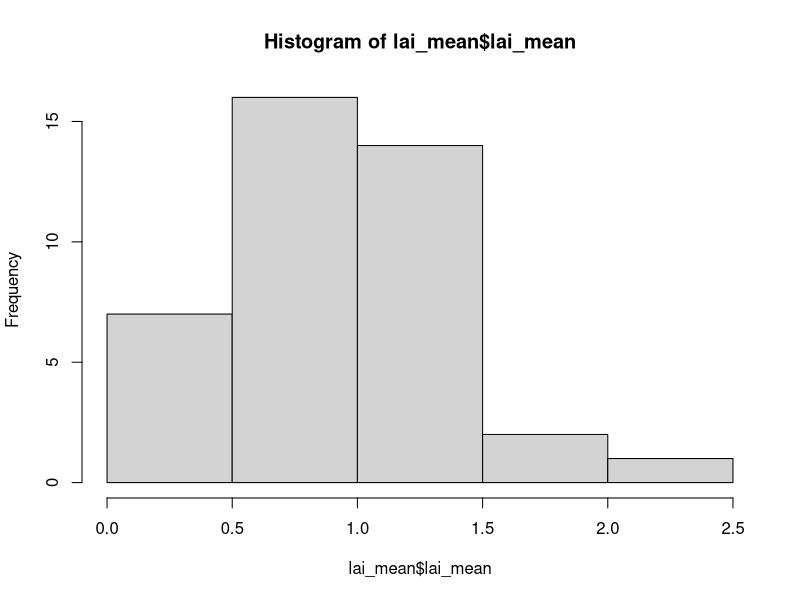
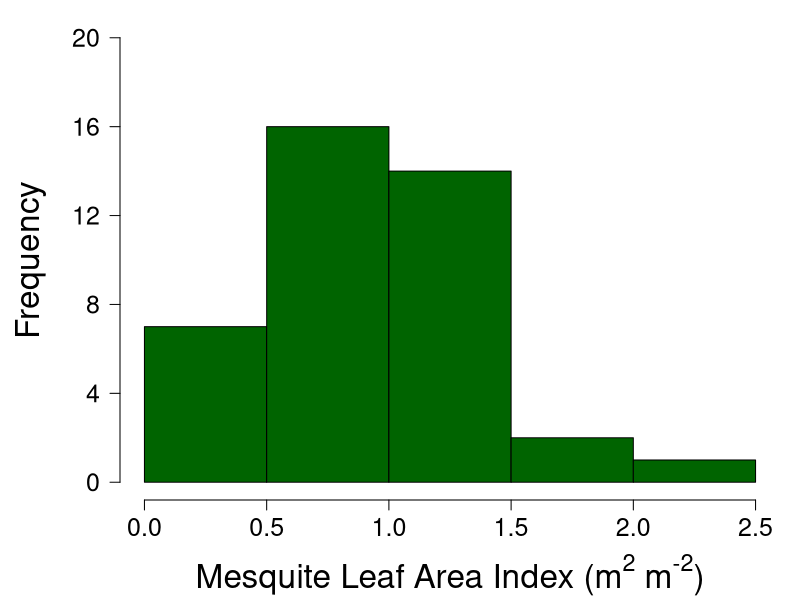

R code for these plots, in order: (Note: this script raises an error after producing the figures.)
# Scipt for analyzing the mequite data
## The script proceeds as stated questions followed by the code to analyze the data
## in response to that stated question
### TTABS figures can be found by searching for TTABS

## load libraries
library(tidyverse)
library(vioplot)
library(lme4)
library(car)
library(emmeans)

## ggplot theme
th = theme(legend.position="none", 
           axis.title.y=element_text(size=rel(1.5), colour = 'black'),
           axis.title.x=element_text(size=rel(1.5), colour = 'black'),
           axis.text.x=element_text(size=rel(1.5), colour = 'black'),
           axis.text.y=element_text(size=rel(1.5), colour = 'black'),
           panel.background = element_rect(fill = 'white', colour = 'black'),
           panel.grid.major = element_line(colour = "grey"),
           #axis.line = element_line(colour = 'black'),
           strip.text = element_text(size=rel(1)))

## read in data
sm = read.csv("../data/sm_clean.csv") # soil moisture
bm = read.csv("../data/bm_clean.csv") # biomass
lai = read.csv("../data/lai_clean.csv") # lai
sc = read.csv("../data/sc_clean.csv") # cover (species composition)

##########################################################################################
### Q1: What does the size distribution (in LAI) of the trees look like?
##########################################################################################
#### mean plot lai
lai_group_by_plot = group_by(lai, plot)
lai_mean = summarise(lai_group_by_plot, lai_mean = mean(lai))

#### create a histogram and get summary statistics
hist(lai_mean$lai_mean, breaks = 5)
mean(lai_mean$lai_mean)
sd(lai_mean$lai_mean) / sqrt(40)

#### TTABS ####
par(oma = c(0,0,0,0), mar = c(5, 6, 1, 1))
hist(lai_mean$lai_mean, breaks = seq(0, 2.5, 0.5), 
     ylim = c(0, 20), xlab = '', ylab ='', col = 'darkgreen',
     yaxt = 'n', xaxt = 'n', main = '')
axis(1, seq(0, 2.5, 0.5), cex.axis = 1.5)
axis(2, seq(0, 20, 4), cex.axis = 1.5, las = 1)
mtext(side = 1, expression('Mesquite Leaf Area Index (m'^'2' * ' m'^'-2' *')'), line = 4, cex = 2)
mtext(side = 2, expression('Frequency'), line = 3.5, cex = 2)
#### TTABS ####

lai_histogram = ggplot(data = lai_mean, aes(x = lai_mean)) +
  theme(legend.position="none", 
        axis.title.y=element_text(size=rel(3), colour = 'black'),
        axis.title.x=element_text(size=rel(2.5), colour = 'black'),
        axis.text.x=element_text(size=rel(2.5), colour = 'black'),
        axis.text.y=element_text(size=rel(2), colour = 'black'),
        panel.background = element_rect(fill = 'white', colour = 'black'),
        panel.grid.major = element_line(colour = "grey"),
        #axis.line = element_line(colour = 'black'),
        strip.text = element_text(size=rel(1))) +
  geom_histogram(fill = c('grey'), colour = 'black', binwidth = 0.25) +
  ylab('Count') +
  xlab(expression('Mesquite Leaf Area Index (m'^'2' * ' m'^'-2' *')'))

##########################################################################################
### A1: LAI is fairly normal (center just below 1), but quite a big spread
##########################################################################################

##########################################################################################
### Q2: How does mesquite presence influence soil moisture?
##########################################################################################
#### run paired t-tests for all data and each date
sm_dates = levels(sm$date)
t.test(subset(sm, location == 'under')$vwc, subset(sm, location == 'away')$vwc,
       paired = T)
t.test(subset(sm, location == 'under' & date == sm_dates[1])$vwc, 
       subset(sm, location == 'away' & date == sm_dates[1])$vwc,
       paired = T)
t.test(subset(sm, location == 'under' & date == sm_dates[2])$vwc, 
       subset(sm, location == 'away' & date == sm_dates[2])$vwc,
       paired = T)
t.test(subset(sm, location == 'under' & date == sm_dates[3])$vwc, 
       subset(sm, location == 'away' & date == sm_dates[3])$vwc,
       paired = T)
t.test(subset(sm, location == 'under' & date == sm_dates[4])$vwc, 
       subset(sm, location == 'away' & date == sm_dates[4])$vwc,
       paired = T)
t.test(subset(sm, location == 'under' & date == sm_dates[5])$vwc, 
       subset(sm, location == 'away' & date == sm_dates[5])$vwc,
       paired = T)
t.test(subset(sm, location == 'under' & date == sm_dates[6])$vwc, 
       subset(sm, location == 'away' & date == sm_dates[6])$vwc,
       paired = T)
t.test(subset(sm, location == 'under' & date == sm_dates[7])$vwc, 
       subset(sm, location == 'away' & date == sm_dates[7])$vwc,
       paired = T)
t.test(subset(sm, location == 'under' & date == sm_dates[8])$vwc, 
       subset(sm, location == 'away' & date == sm_dates[8])$vwc,
       paired = T)

#### plot the data
sm_vioplot = vioplot(subset(sm, location == 'under')$vwc, 
                     subset(sm, location == 'away')$vwc,
                     ylim = c(0, 40), yaxt = 'n',
                     names = c('Under', 'Away'),
                     col = c('grey', 'yellow'))
axis(2, seq(0, 40, 10), las = 1)

sm_vioplot_date = plot(NULL, ylim = c(0, 40), xlim = c(1, 16), yaxt = 'n', xaxt = 'n',
                       ylab = '', xlab = '')
sm_vioplot_date = vioplot(subset(sm, location == 'under' & date == sm_dates[1])$vwc, 
                     subset(sm, location == 'away' & date == sm_dates[1])$vwc,
                     subset(sm, location == 'under' & date == sm_dates[2])$vwc, 
                     subset(sm, location == 'away' & date == sm_dates[2])$vwc,
                     subset(sm, location == 'under' & date == sm_dates[3])$vwc, 
                     subset(sm, location == 'away' & date == sm_dates[3])$vwc,
                     subset(sm, location == 'under' & date == sm_dates[4])$vwc, 
                     subset(sm, location == 'away' & date == sm_dates[4])$vwc,
                     subset(sm, location == 'under' & date == sm_dates[5])$vwc, 
                     subset(sm, location == 'away' & date == sm_dates[5])$vwc,
                     subset(sm, location == 'under' & date == sm_dates[6])$vwc, 
                     subset(sm, location == 'away' & date == sm_dates[6])$vwc,
                     subset(sm, location == 'under' & date == sm_dates[7])$vwc, 
                     subset(sm, location == 'away' & date == sm_dates[7])$vwc,
                     subset(sm, location == 'under' & date == sm_dates[8])$vwc, 
                     subset(sm, location == 'away' & date == sm_dates[8])$vwc,
                     add = T,
                     col = rep(c('darkgreen', 'yellow'), times = 8),
                     ylab = '', xlab = '')
axis(2, seq(0, 40, 10), las = 1)
axis(1, seq(1, 8, 1), at = seq(1.5, 15.5, 2))
mtext(side = 1, 'Measurement Period', line = 3)
mtext(side = 2, 'VWC (%)', line = 3)
legend('topright', c('Under', 'Away'), pch = 16, col = c('grey', 'yellow'))

sm_boxplot = ggplot(data = sm, aes(x = location, y = vwc)) +
  theme(legend.position="none", 
        axis.title.y=element_text(size=rel(3), colour = 'black'),
        axis.title.x=element_text(size=rel(3), colour = 'black'),
        axis.text.x=element_text(size=rel(2.5), colour = 'black'),
        axis.text.y=element_text(size=rel(2), colour = 'black'),
        panel.background = element_rect(fill = 'white', colour = 'black'),
        panel.grid.major = element_line(colour = "grey"),
        #axis.line = element_line(colour = 'black'),
        strip.text = element_text(size=rel(1))) +
  geom_boxplot(fill = c('yellow', 'grey'), lwd = 4) +
  ylab('Soil water content (%)') +
  xlab('') +
  scale_x_discrete(labels = c('away' = 'Away from mesquite', 'under' = 'Under mesquite'))

sm$spot = paste(sm$plot, sm$location, sep = '_')
sm$plotfac = as.factor(sm$plot)
hist(sm$vwc)
sm_lmer = lmer(vwc ~ location * date + (1|plotfac) + (1|spot), data = sm)
summary(sm_lmer)
plot(resid(sm_lmer) ~ fitted(sm_lmer))
Anova(sm_lmer)

##########################################################################################
### A2: It's wetter outside of the mesquite area, but biggest difference in wet times
##########################################################################################

##########################################################################################
### Q3a: Is biomass different under the mesquite?
##########################################################################################
#### total biomass
##### make a dataframe with no litter
bm_nolitt = subset(bm, code != 'LITT')

##### create dateframe with correct columns for total biomass
bm_total_pre = data.frame(plot = rep(seq(1, 40), 2), 
                      location = c(rep('under', 40), rep('away', 40)),
                      date = rep('2018-09-22', times = 80))
nrow(bm_total_pre)

##### get total biomass for each plot (excluding dead stuff)
bm_total_group_by = group_by(bm_nolitt, date, plot, location)
bm_total_sums = summarise(bm_total_group_by, weight_sum = sum(weight))

##### combine sums into data fram with zeros
bm_total = left_join(bm_total_pre, bm_total_sums)
head(bm_total)
bm_total$weight_sum[is.na(bm_total$weight_sum)] = 0
head(bm_total)
tail(bm_total)

##### run the analysis
t.test(subset(bm_total, location == 'under')$weight_sum, 
       subset(bm_total, location == 'away')$weight_sum,
       paired = T)

#### TTABS ####
par(oma = c(0, 2, 1, 1))
bm_boxplot = plot(weight_sum * 4 ~ location, data = bm_total,
                  col = c('orange', 'blue'),
                  outcol = c('orange', 'blue'),
                  outpch = 16,
                  yaxt = 'n', xaxt = 'n',
                  ylab ='', xlab = '',
                  ylim = c(0, 150))
axis(1, at = c(1, 2), c('Outside', 'Under'), cex.axis = 2)
axis(2, seq(0, 150, 50), cex.axis = 1.5, las = 1)
mtext(side = 2, expression('Understory Biomass (g m'^'-2' *')'), cex = 2.4, line = 4)
text(2.2, 145, 'p = 0.054', cex = 1.8)

bm_boxplot = ggplot(data = bm_total, aes(x = location, y = weight_sum * 4)) +
  theme(legend.position="none", 
        axis.title.y=element_text(size=rel(3), colour = 'black'),
        axis.title.x=element_text(size=rel(3), colour = 'black'),
        axis.text.x=element_text(size=rel(2.5), colour = 'black'),
        axis.text.y=element_text(size=rel(2), colour = 'black'),
        panel.background = element_rect(fill = 'white', colour = 'black'),
        panel.grid.major = element_line(colour = "grey"),
        #axis.line = element_line(colour = 'black'),
        strip.text = element_text(size=rel(1))) +
  geom_boxplot(fill = c('yellow', 'grey'), lwd = 4) +
  ylab(expression('Understory Biomass (g m'^'-2' *')')) +
  xlab('') +
  scale_x_discrete(labels = c('away' = 'Away from mesquite', 'under' = 'Under mesquite'))

bm_total$spot = paste(bm_total$plot, bm_total$location, sep = '_')
bm_total$plotfac = as.factor(bm_total$plot)
hist(log(bm_total$weight_sum + 0.01))
hist(bm_total$weight_sum)
bm_total_lmer = lmer(log(weight_sum + 0.01) ~ location + (1|plotfac), data = bm_total)
summary(bm_total_lmer)
plot(resid(bm_total_lmer) ~ fitted(bm_total_lmer))
Anova(bm_total_lmer)
emmeans(bm_total_lmer, ~location)

# bm_dot = ggplot(bm_total, aes(x=location, y=weight_sum, fill = location)) +
#                 geom_boxplot(fill = 'white') +
#                 geom_dotplot(binaxis = 'y', stackdir = 'center') +
#                 theme_minimal() +
#                 labs(x = 'Location', y = 'Total Biomass (g)')
# bm_dot + scale_fill_manual(values = c('blue', 'orange')) + 
#          theme(legend.position="none") +
#          scale_y_continuous(limit = c(0, 40)) +
#          scale_x_discrete(labels = c('away' = 'Outside', 'under' = 'Under'))
#          theme(axis.text.y = element_text(size = 20, color = 'black')) +
#          theme(axis.text.x = element_text(size = 20, color = 'black'))
#### TTABS ####


##########################################################################################
### A3a: Lower under the mesquite
##########################################################################################

##########################################################################################
### Q3b: Does biomass result vary by lifeform?
##########################################################################################
##### create dateframe with correct columns for biomass by lifeform type
bm_lifeform_pre = data.frame(plot = rep(seq(1, 40), 8), 
                          location = c(rep('under', 160), rep('away', 160)),
                          lifeform = rep(c(rep(levels(bm$lifeform)[1], 40),
                                           rep(levels(bm$lifeform)[2], 40),
                                           rep(levels(bm$lifeform)[3], 40),
                                           rep(levels(bm$lifeform)[4], 40)), 2),
                          date = rep('2018-09-22', times = 320))
nrow(bm_lifeform_pre)

##### get lifeform biomass for each plot
bm_lifeform_group_by = group_by(bm, date, plot, location, lifeform)
bm_lifeform_sums = summarise(bm_lifeform_group_by, weight_sum = sum(weight))

##### combine sums into data fram with zeros
bm_lifeform = left_join(bm_lifeform_pre, bm_lifeform_sums)
head(bm_lifeform)
bm_lifeform$weight_sum[is.na(bm_lifeform$weight_sum)] = 0
head(bm_lifeform)
tail(bm_lifeform)

##### separate out the different lifeforms
bm_lifeform_forb = subset(bm_lifeform, lifeform == 'Forb')
bm_lifeform_grass = subset(bm_lifeform, lifeform == 'Grass')
bm_lifeform_litter = subset(bm_lifeform, lifeform == 'LITT')
bm_lifeform_tree = subset(bm_lifeform, lifeform == 'Shrub/tree')

##### run the analysis
t.test(subset(bm_lifeform_forb, location == 'under')$weight_sum, 
       subset(bm_lifeform_forb, location == 'away')$weight_sum,
       paired = T) # slightly more fobs under
t.test(subset(bm_lifeform_grass, location == 'under')$weight_sum, 
       subset(bm_lifeform_grass, location == 'away')$weight_sum,
       paired = T) # more grass away!
t.test(subset(bm_lifeform_litter, location == 'under')$weight_sum, 
       subset(bm_lifeform_litter, location == 'away')$weight_sum,
       paired = T) # more litter away!
t.test(subset(bm_lifeform_tree, location == 'under')$weight_sum, 
       subset(bm_lifeform_tree, location == 'away')$weight_sum,
       paired = T) # nothing with trees (only one tree plot)

#### grass ratio
grass_ratio = bm_lifeform_grass$weight_sum / 
  rowSums(cbind(bm_lifeform_forb$weight_sum, bm_lifeform_grass$weight_sum, 
      bm_lifeform_tree$weight_sum))

grass_ratio_df = data.frame(bm_lifeform_grass[, c(1,2)], grass_ratio = grass_ratio)

t.test(subset(grass_ratio_df, location == 'under')$grass_ratio,
       subset(grass_ratio_df, location == 'away')$grass_ratio,
       paired = T)

#### forb ratio
forb_ratio = bm_lifeform_forb$weight_sum / 
  rowSums(cbind(bm_lifeform_forb$weight_sum, bm_lifeform_grass$weight_sum, 
                bm_lifeform_tree$weight_sum))

forb_ratio_df = data.frame(bm_lifeform_forb[, c(1,2)], forb_ratio = forb_ratio)

t.test(subset(forb_ratio_df, location == 'under')$forb_ratio,
       subset(forb_ratio_df, location == 'away')$forb_ratio,
       paired = T)


#### plot out grass ratio results
grass_ratio_vioplot = plot(NULL, ylim = c(0, 1.2), xlim = c(0, 3), yaxt = 'n', 
                           xaxt = 'n', ylab = '', xlab = '')
grass_ratio_vioplot = vioplot(subset(grass_ratio_df, location == 'under')$grass_ratio,
                              subset(grass_ratio_df, location == 'away')$grass_ratio,
                              add = T, col = c('grey', 'yellow'))
axis(2, seq(0, 1, 0.2), las = 1)
axis(1, c('under', 'away'), at = c(1, 2))
mtext(side = 2, 'Grass ratio', line = 3)
text(1, 1.1, paste(round(mean(subset(grass_ratio_df, location == 'under')$grass_ratio, 
                              na.rm =T), 2),
                   '±',
                   round(sd(subset(grass_ratio_df, location == 'under')$grass_ratio, 
                            na.rm =T) / sqrt(40), 2),
                   sep = ' '))
text(2, 1.1, paste(round(mean(subset(grass_ratio_df, location == 'away')$grass_ratio, 
                              na.rm =T), 2),
                   '±',
                   round(sd(subset(grass_ratio_df, location == 'away')$grass_ratio, 
                            na.rm =T) / sqrt(40), 2),
                   '*',
                   sep = ' '))
#legend('topright', c('Under', 'Away'), pch = 16, col = c('grey', 'yellow'))

#### plot out the lifeform results
bm_lifeform_vioplot = plot(NULL, ylim = c(0, 40), xlim = c(0, 5), yaxt = 'n', 
                           xaxt = 'n', ylab = '', xlab = '')
bm_lifeform_vioplot = vioplot(subset(bm_lifeform_grass, location == 'under')$weight_sum,
                              subset(bm_lifeform_grass, location == 'away')$weight_sum,
                              subset(bm_lifeform_forb, location == 'under')$weight_sum,
                              subset(bm_lifeform_forb, location == 'away')$weight_sum,
                              add = T,
                              col = rep(c('grey', 'yellow'), times = 2),
                              ylab = '', xlab = '')
axis(2, seq(0, 40, 10), las = 1)
axis(1, c('grass', 'forb'), at = c(1.5, 3.5))
mtext(side = 2, 'Biomass (g)', line = 3)
legend('topright', c('Under', 'Away'), pch = 16, col = c('grey', 'yellow'))

#### TTABS ####
grass_ratio_boxplot = boxplot(grass_ratio * 100 ~ location, data = grass_ratio_df,
                  col = c('orange', 'blue'),
                  outcol = c('orange', 'blue'),
                  outpch = 16,
                  yaxt = 'n', xaxt = 'n',
                  ylab ='', xlab = '',
                  ylim = c(0, 115))
axis(1, at = c(1, 2), c('Outside', 'Under'), cex.axis = 2)
axis(2, seq(0, 100, 25), cex.axis = 1.5, las = 1)
mtext(side = 2, 'Grass Biomass (%)', cex = 2.4, line = 4)
text(2.2, 109, 'p < 0.05', cex = 1.8)
#### TTABS ####

#### TTABS ####
forb_ratio_boxplot = boxplot(forb_ratio * 100 ~ location, data = forb_ratio_df,
                              col = c('orange', 'blue'),
                              outcol = c('orange', 'blue'),
                              outpch = 16,
                              yaxt = 'n', xaxt = 'n',
                              ylab ='', xlab = '',
                              ylim = c(0, 115))
axis(1, at = c(1, 2), c('Outside', 'Under'), cex.axis = 2)
axis(2, seq(0, 100, 25), cex.axis = 1.5, las = 1)
mtext(side = 2, 'Forb Biomass (%)', cex = 2.4, line = 4)
text(2.2, 109, 'p < 0.05', cex = 1.8)
#### TTABS ####

#### TTABS ####
grass_forb_boxplot = boxplot(subset(bm_lifeform_grass, location == 'away')$weight_sum * 4,
                            subset(bm_lifeform_grass, location == 'under')$weight_sum * 4,
                            subset(bm_lifeform_forb, location == 'away')$weight_sum * 4,
                            subset(bm_lifeform_forb, location == 'under')$weight_sum * 4,
                           col = c('orange', 'blue'),
                           outcol = c('orange', 'blue'),
                           outpch = 16,
                           yaxt = 'n', xaxt = 'n',
                           ylab ='', xlab = '',
                           ylim = c(0, 80),
                           outline = F)
axis(1, at = c(1.5, 3.5), c('Grass', 'Forb'), cex.axis = 2)
axis(2, seq(0, 80, 20), cex.axis = 1.5, las = 1)
mtext(side = 2, expression('Understory Biomass (g m'^'-2' *')'), cex = 2.4, line = 4)
legend('topright', c('Outside', 'Under'), pch = 15, col = c('orange', 'blue'), cex = 2)
#### TTABS ####

forb_percent_boxplot = ggplot(data = forb_ratio_df, aes(x = location, y = forb_ratio * 100)) +
  theme(legend.position="none", 
        axis.title.y=element_text(size=rel(3), colour = 'black'),
        axis.title.x=element_text(size=rel(3), colour = 'black'),
        axis.text.x=element_text(size=rel(2.5), colour = 'black'),
        axis.text.y=element_text(size=rel(2), colour = 'black'),
        panel.background = element_rect(fill = 'white', colour = 'black'),
        panel.grid.major = element_line(colour = "grey"),
        #axis.line = element_line(colour = 'black'),
        strip.text = element_text(size=rel(1))) +
  geom_boxplot(fill = c('yellow', 'grey'), lwd = 4) +
  ylab(expression('C'[3] * ' Forb Biomass (%)')) +
  xlab('') +
  scale_x_discrete(labels = c('away' = 'Away from mesquite', 'under' = 'Under mesquite'))

grass_percent_boxplot = ggplot(data = forb_ratio_df, aes(x = location, y =  100 - (forb_ratio * 100))) +
  theme(legend.position="none", 
        axis.title.y=element_text(size=rel(3), colour = 'black'),
        axis.title.x=element_text(size=rel(3), colour = 'black'),
        axis.text.x=element_text(size=rel(2.5), colour = 'black'),
        axis.text.y=element_text(size=rel(2), colour = 'black'),
        panel.background = element_rect(fill = 'white', colour = 'black'),
        panel.grid.major = element_line(colour = "grey"),
        #axis.line = element_line(colour = 'black'),
        strip.text = element_text(size=rel(1))) +
  geom_boxplot(fill = c('yellow', 'grey'), lwd = 4) +
  ylab(expression('C'[4] * ' Grass Biomass (%)')) +
  xlab('') +
  scale_x_discrete(labels = c('away' = 'Away from mesquite', 'under' = 'Under mesquite'))

forb_ratio_df$spot = paste(forb_ratio_df$plot, forb_ratio_df$location, sep = '_')
forb_ratio_df$plotfac = as.factor(forb_ratio_df$plot)
hist(log(forb_ratio_df$forb_ratio + 0.01))
hist(forb_ratio_df$forb_ratio)
forb_ratio_lmer = lmer(log(forb_ratio + 0.01) ~ location + (1|plotfac), data = forb_ratio_df)
summary(forb_ratio_lmer)
plot(resid(forb_ratio_lmer) ~ fitted(forb_ratio_lmer))
Anova(forb_ratio_lmer)
emmeans(forb_ratio_lmer, ~location)

##########################################################################################
### A3b: less grass and more forbs under the mesquite
##########################################################################################


##########################################################################################
### Q3c: are there biomass differences by family (fabaceae in particular)?
##########################################################################################
#### are there many legumes?
levels(bm_nolitt$family)
subset(bm_nolitt, family == 'Fabaceae') # nope...

##########################################################################################
### A3c: not enough fabaceae for an interesting comparison
##########################################################################################


##########################################################################################
### Q4c: is species richness different under the mesquite?
##########################################################################################
#### 
bm_richness_pre = data.frame(plot = rep(seq(1, 40), 2), 
                          location = c(rep('under', 40), rep('away', 40)),
                          date = rep('2018-09-22', times = 80))
nrow(bm_richness_pre)

#### calculate species richness per plot type (for non-litter)
bm_richness_group_by = group_by(bm_nolitt, date, plot, location)
bm_richness_sums = summarise(bm_richness_group_by, richness = n())

##### combine richness into data fram with zeros
bm_richness = left_join(bm_richness_pre, bm_richness_sums)
head(bm_richness)
bm_richness$richness[is.na(bm_richness$richness)] = 0
head(bm_richness)
tail(bm_richness)

##### run the analysis
t.test(subset(bm_richness, location == 'under')$richness, 
       subset(bm_richness, location == 'away')$richness,
       paired = T)

##########################################################################################
### A4c: species richness is generally the same
##########################################################################################

##########################################################################################
### Q5a: does tree size matter for soil moisture effect?
##########################################################################################
#### calculate average soil moisture effect across dates and create new data frame
sm_under = subset(sm, location == "under")
sm_away = subset(sm, location == "away")
sm_effect = ((sm_away$vwc - sm_under$vwc) / sm_away$vwc) * 100
sm_effect_df = data.frame(sm_under[, c(2,3)], sm_effect = sm_effect)

sm_effect_df_group_by_plot = group_by(sm_effect_df, plot)
sm_effect_df_mean = summarise(sm_effect_df_group_by_plot, 
                              sm_effect_mean = mean(sm_effect))

#### get average lai for each tree
lai_group_by_plot = group_by(lai, plot)
lai_mean = summarise(lai_group_by_plot, lai_mean = mean(lai))
head(lai_mean)
nrow(lai_mean)

sm_effect_df_mean_lai = left_join(sm_effect_df_mean, lai_mean)
head(sm_effect_df_mean_lai)
nrow(sm_effect_df_mean_lai)

#### run regression
plot(sm_effect_df_mean_lai$sm_effect_mean ~ 
       sm_effect_df_mean_lai$lai_mean) # not much there
sm_effect_df_mean_lai_lm = lm(sm_effect_df_mean_lai$sm_effect_mean ~ 
                                sm_effect_df_mean_lai$lai_mean) # not much there
anova(sm_effect_df_mean_lai_lm) # nada

##########################################################################################
### A5a: tree size does not matter for soil moisture effect
##########################################################################################


##########################################################################################
### Q5b: does tree size matter for biomass effect?
##########################################################################################
#### calculate average total biomass effect across dates and create new data frame
bm_total_under = subset(bm_total, location == "under")
bm_total_away = subset(bm_total, location == "away")
bm_total_effect = ((bm_total_away$weight_sum - bm_total_under$weight_sum) / 
                     bm_total_away$weight_sum) * 100
bm_total_effect_df = data.frame(plot = bm_total_under[, 1], 
                                bm_total_effect = bm_total_effect)

bm_total_effect_df_lai = left_join(bm_total_effect_df, lai_mean)
head(bm_total_effect_df_lai)
nrow(bm_total_effect_df_lai)

#### run regression
bm_total_effect_df_lai_sub = subset(bm_total_effect_df_lai, bm_total_effect > -5000)
plot(bm_total_effect_df_lai_sub$bm_total_effect ~ 
       bm_total_effect_df_lai_sub$lai_mean, ylim = c(-100, 100)) # not much there
bm_total_effect_df_mean_lai_lm = lm(bm_total_effect_df_lai_sub$bm_total_effect ~ 
                                      bm_total_effect_df_lai_sub$lai_mean) # not much there
anova(bm_total_effect_df_mean_lai_lm) # nada

##########################################################################################
### A5b: tree size doesn't seem to matter for biomass effect
##########################################################################################


##########################################################################################
### Q6a: does mesquite influence species richness?
##########################################################################################
#### remove litter and bareground from cover data
sc_live = subset(sc, code != 'BARE' & code != 'LITT')

#### calculate richness
sc_richness_pre = data.frame(plot = rep(seq(1, 40), 2), 
                             location = c(rep('under', 40), rep('away', 40)),
                             date = rep('2018-09-22', times = 80))
nrow(sc_richness_pre)

#### calculate species richness per plot type (for non-litter)
sc_richness_group_by = group_by(sc_live, date, plot, location)
sc_richness_sums = summarise(sc_richness_group_by, richness = n())

##### combine richness into data fram with zeros
sc_richness = left_join(sc_richness_pre, sc_richness_sums)
head(sc_richness)
sc_richness$richness[is.na(sc_richness$richness)] = 0
head(sc_richness)
tail(sc_richness)

##### run the analysis
t.test(subset(sc_richness, location == 'under')$richness, 
       subset(sc_richness, location == 'away')$richness,
       paired = T)

##########################################################################################
### A6a: richness is the same under the mesquite
##########################################################################################

##########################################################################################
### Q6b: does mesquite influence species diversity?
##########################################################################################
#### diversity is Shannon's diversity (D) where
#### H = -sum(percent cover * log(percent cover))
#### probably need to recalculate the cover as cover relative to living cover of the plot

#### get total living biomass of the each plot
sc_live_group_by_plot = group_by(sc_live, date, plot, location)
sc_live_sums = summarise(sc_live_group_by_plot, cover_sum = sum(cover))

#### join cover sums to sc_live
sc_live_revised = left_join(sc_live, sc_live_sums)

#### get relative cover
sc_live_revised$cover_revised = sc_live_revised$cover / sc_live_revised$cover_sum

#### do diversity calcs
sc_live_revised$logcover = log(sc_live_revised$cover_revised) # percent cover squared

#### calculate diversity
sc_diversity_pre = data.frame(plot = rep(seq(1, 40), 2), 
                             location = c(rep('under', 40), rep('away', 40)),
                             date = rep('2018-09-22', times = 80))
nrow(sc_diversity_pre)

#### get sum of cover2 by plot
sc_diversity_group_by = group_by(sc_live_revised, date, plot, location)
sc_diversity_sums = summarise(sc_diversity_group_by, logcover_sum = sum(logcover))

#### calculate diversity
sc_diversity_sums$H = -sc_diversity_sums$logcover_sum

##### combine diversity into data fram with zeros
sc_diversity = left_join(sc_diversity_pre, sc_diversity_sums)
head(sc_diversity)
sc_diversity$H[is.na(sc_diversity$H)] = 0
head(sc_diversity)
tail(sc_diversity)

##### run the analysis
t.test(subset(sc_diversity, location == 'under')$H, 
       subset(sc_diversity, location == 'away')$H,
       paired = T)
hist(sc_diversity$H) # no difference
plot(H ~ location, sc_diversity)

#### TTABS ####
bm_boxplot = plot(H ~ location, data = sc_diversity,
                  col = c('orange', 'blue'),
                  outcol = c('orange', 'blue'),
                  outpch = 16,
                  yaxt = 'n', xaxt = 'n',
                  ylab ='', xlab = '',
                  ylim = c(0, 12))
axis(1, at = c(1, 2), c('Outside', 'Under'), cex.axis = 2)
axis(2, seq(0, 12, 4), cex.axis = 1.5, las = 1)
mtext(side = 2, 'Shannon Diversity (H)', cex = 2.4, line = 4)
text(2.2, 11, 'p = 0.82', cex = 1.8)
#### TTABS ####

diversity_boxplot = ggplot(data = sc_diversity, aes(x = location, y = H)) +
  theme(legend.position="none", 
        axis.title.y=element_text(size=rel(3), colour = 'black'),
        axis.title.x=element_text(size=rel(3), colour = 'black'),
        axis.text.x=element_text(size=rel(2.5), colour = 'black'),
        axis.text.y=element_text(size=rel(2), colour = 'black'),
        panel.background = element_rect(fill = 'white', colour = 'black'),
        panel.grid.major = element_line(colour = "grey"),
        #axis.line = element_line(colour = 'black'),
        strip.text = element_text(size=rel(1))) +
  geom_boxplot(fill = c('yellow', 'grey'), lwd = 4) +
  ylab('Shannon Diversity (H)') +
  xlab('') +
  scale_x_discrete(labels = c('away' = 'Away from mesquite', 'under' = 'Under mesquite'))

sc_diversity$spot = paste(sc_diversity$plot, sc_diversity$location, sep = '_')
sc_diversity$plotfac = as.factor(sc_diversity$plot)
hist(log(sc_diversity$H + 0.01))
hist(sc_diversity$H)
H_lmer = lmer(log(H + 0.01) ~ location + (1|plotfac), data = sc_diversity)
summary(H_lmer)
plot(resid(H_lmer) ~ fitted(H_lmer))
Anova(H_lmer)
emmeans(H_lmer, ~location)


##########################################################################################
### A6b: diversity is the same under the mesquite
##########################################################################################


##########################################################################################
### Q6c: is evenness the same under the mesquite?
##########################################################################################
#### here we're defining evenness as diversity divided by richness

#### put diversity and richness data together
sc_evenness = left_join(sc_richness, sc_diversity)
head(sc_evenness)

#### calculate evenness
sc_evenness$evenness = sc_evenness$H / sc_evenness$richness

#### run analysis
t.test(subset(sc_evenness, location == 'under')$evenness, 
       subset(sc_evenness, location == 'away')$evenness,
       paired = T)
hist(sc_evenness$evenness) # no difference
plot(evenness ~ location, sc_evenness)

##########################################################################################
### A6c: evenness is the same under the mesquite
##########################################################################################
